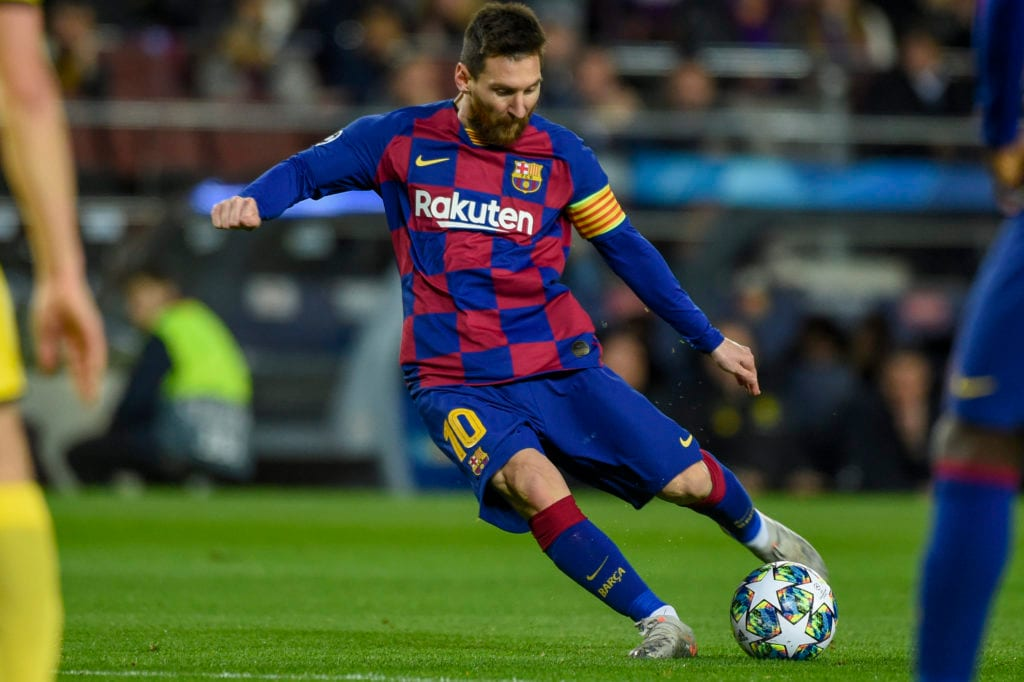
#> input picture Images/m.jpg, 1024 x 682 px, found by its file name
$ python 'flip of an image.py'
#> lines starting #> are read from the running program, lines starting #| are printed output that depends on the picture
# -*- coding: utf-8 -*-
"""
Created on Wed Feb 24 22:24:35 2021

@author: Md.Abdullah
"""

from PIL import Image

# reading the image

img=Image.open('J:\Digital-Image-Processing\Images/m.jpg')
#> img is the input picture: PIL image 1024x682 RGB; mean R, G, B 67.6, 77.3, 60.4
print(img.size)
#| (1024, 682)

# flip the image
flip_image=img.transpose(Image.FLIP_LEFT_RIGHT)
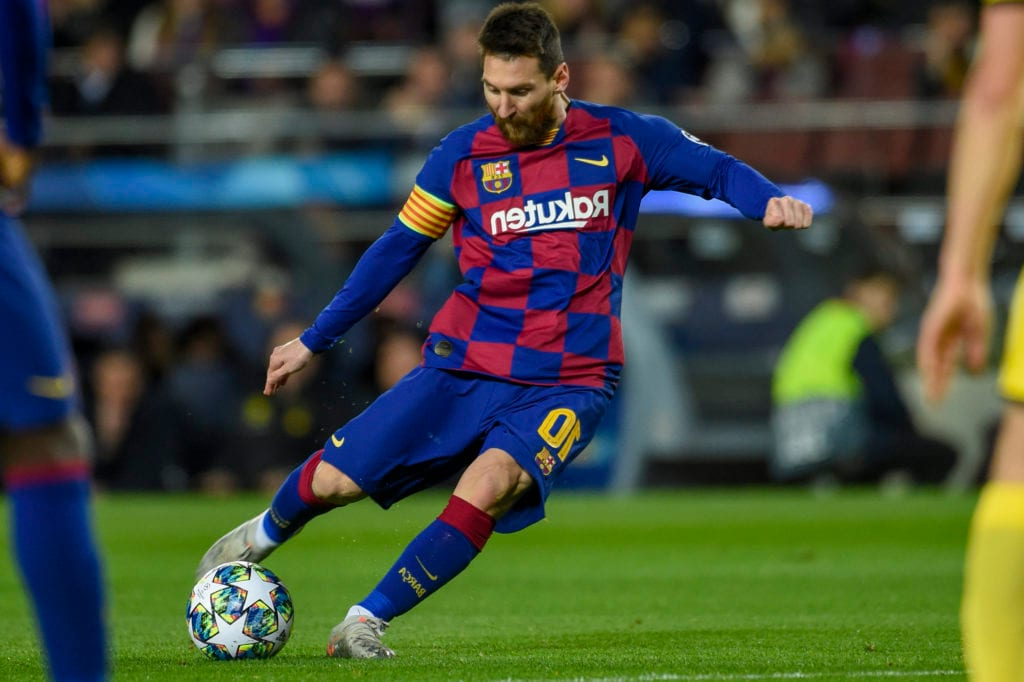
#> flip_image: PIL image 1024x682 RGB; mean R, G, B 67.6, 77.3, 60.4
flip_image.save('J:\Digital-Image-Processing\Images/flip_img.jpg')
flip_image.show()

flip_image=img.transpose(Image.FLIP_TOP_BOTTOM)
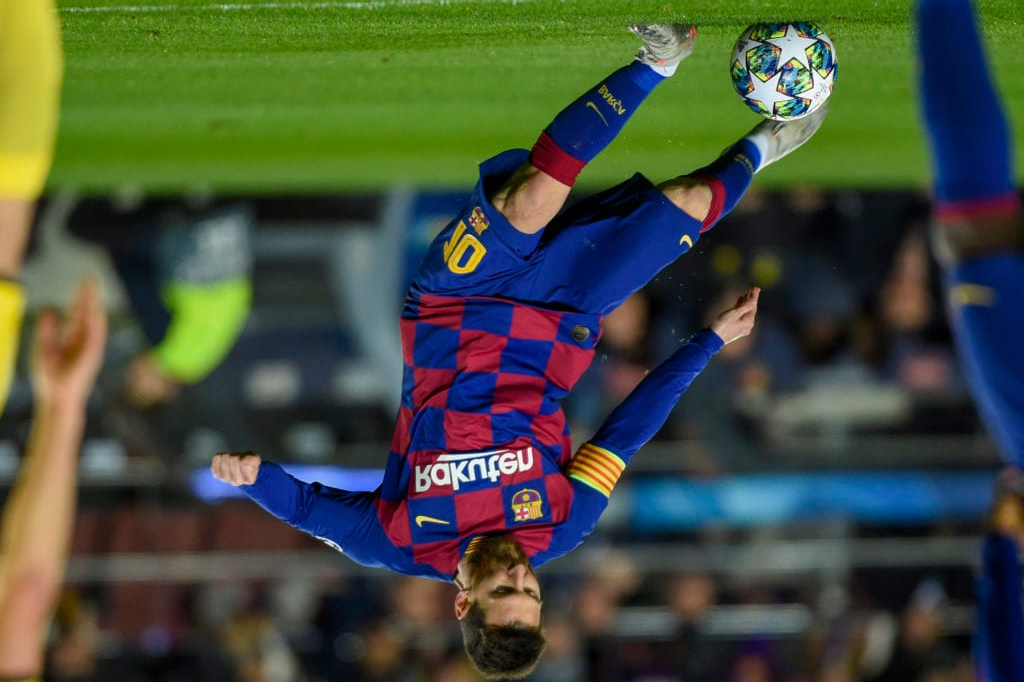
#> flip_image: PIL image 1024x682 RGB; mean R, G, B 67.6, 77.3, 60.4
flip_image.save('J:\Digital-Image-Processing\Images/flip_img1.jpg')
flip_image.show()

$ run again, with Images/flower.jpg copied over Images/m.jpg
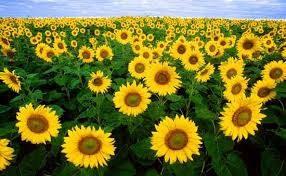
#> input picture Images/flower.jpg, 286 x 176 px, found by its file name
#> img is the input picture: PIL image 286x176 RGB; mean R, G, B 115.6, 114.1, 40.2
#| (286, 176)
#> `flip_image=img.transpose(Image.FLIP_LEFT_RIGHT)`:
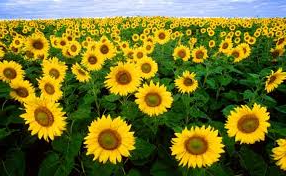
#> flip_image: PIL image 286x176 RGB; mean R, G, B 115.6, 114.1, 40.2
#> `flip_image=img.transpose(Image.FLIP_TOP_BOTTOM)`:
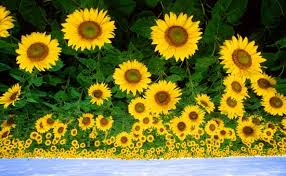
#> flip_image: PIL image 286x176 RGB; mean R, G, B 115.6, 114.1, 40.2
